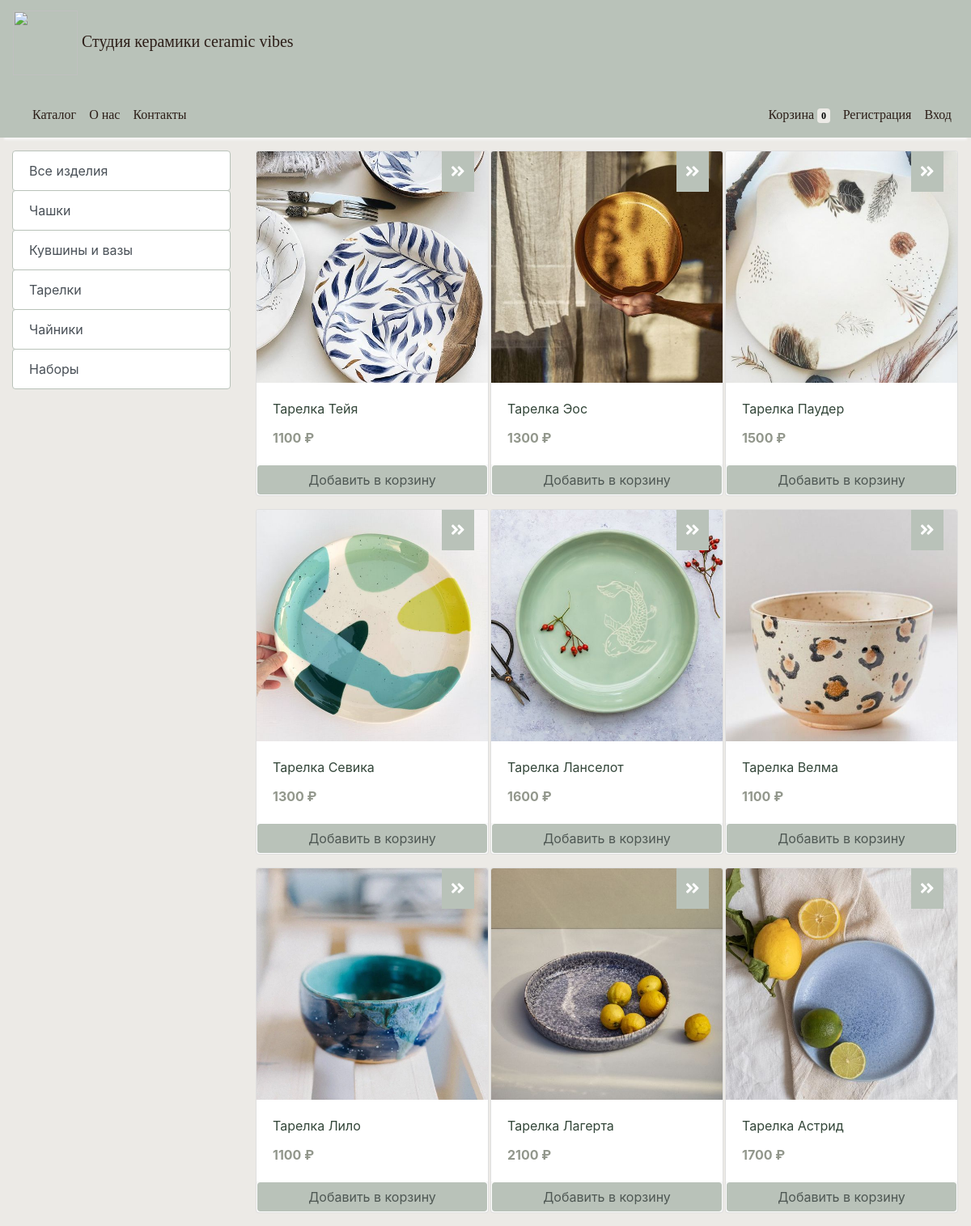
Screenshot of /store?category=3 with the database file from the repository.
### store/models/category.py (models this page shows, shortened)
class Category(models.Model):
    name = models.CharField(max_length=50)
    @staticmethod
    def get_all_categories():
        return Category.objects.all()

### store/models/product.py (models this page shows, shortened)
class Products(models.Model):
    name = models.CharField(max_length=60)
    price = models.IntegerField(default=0)
    category = models.ForeignKey(Category, on_delete=models.CASCADE, default=1)
    description = models.CharField(max_length=250, default='', blank=True, null=True)
    image = models.ImageField(upload_to='uploads/products/')
    @staticmethod
    def get_all_products_by_categoryid(category_id):
        if category_id:
            return Products.objects.filter(category=category_id)
        else:
            return Products.get_all_products()

### store/views/home.py (the view)
# urls.py: path('store', store, name='store'),
def store(request):
    cart = request.session.get('cart')
    if not cart:
        request.session['cart'] = {}
    '''----навигация по категориям в каталоге---- '''
    products=None
    categories = Category.get_all_categories()
    categoryID=request.GET.get('category')
    if categoryID:
        products=Products.get_all_products_by_categoryid(categoryID)
    else:
        products = Products.get_all_products();
    data = {}
    data['products'] = products
    data['categories'] = categories
    print('you are : ', request.session.get('email'))
    return render(request, 'index.html', data)

### store/templatetags/cart.py (called while the page is built)
@register.filter (name='is_in_cart')
def is_in_cart(product, cart):
    keys = cart.keys()
    for id in keys:
        if int(id) == product.id:
            return True
        return False;

### templates/index.html (shortened to what this page needs)
{% extends 'base.html' %}
{% block content %}
{% load cart %}
{% load custom_filter %}
    <div class="container-fluid mt-3">
        <div class="row">
            <div class="col-lg-3 mx-auto">
                <div class="list-group">
                    <a href="/" class="list-group-item list-group-item-action btn btn-outline-secondary" style="">Все изделия</a>
                    {% for category in categories %}
                        <a href="/?category={{category.id}}" class="list-group-item list-group-item-action btn btn-outline-secondary">{{category.name}}</a>
                    {% endfor %}
                </div>
            </div>
            <div id='products' class="col-lg-9 mx-auto">
                <div class="row mx-auto">
                    {% for product in products %}
                        <div class="card mx-auto mb-3" id={{ product.id }} style="width:18rem;">
                            <img class="card-img-top" src="{{ product.image.url }}" alt="Card image cap">
                                <div class="actions">
                                  <a href="/{{ product.id }}/"><i class="fa fa-angle-double-right" aria-hidden="true"></i></a>
                                </div>
                            <div class="card-body">
                                <p class="card-title" style="color: #334639">{{ product.name }}</p>
                                <p class="card-text" style="color: #92978c"><b>{{product.price}} ₽</b></p>
                            </div>
                            <div class="card-footer p-0 no-gutters mybcard1">
                                {% if product|is_in_cart:request.session.cart %}
                                    <div class="row no-gutters mybcard">
                                        <form action="/#{{ product.id }}" class="col-2" method="post">
                                            {% csrf_token %}
                                            <input hidden type="text" name='product' value='{{product.id }}'>
                                            <input hidden type="text" name='remove' value='True'>
                                            <input type="submit" value=" - " class="btn btn-block btn-secondary border-right">
                                        </form>
                                        <div class="text-center col btn btn-secondary">{{product|cart_quantity:request.session.cart}}
                                            в корзине
                                        </div>
                                        <form action="/#{{ product.id }}" class="col-2 " method="post">
                                            {% csrf_token %}
                                            <input hidden type="text" name='product' value='{{product.id }}'>
                                            <input type="submit" value=" + " class="btn btn-block btn-secondary border-left">
                                        </form>
                                    </div>
                                {% else %}
                                     <form action="/#{{ product.id }}" method="POST" class="btn-block">
                                         <input type="submit" class="float-right btn btn-secondary form-control" value="Добавить в корзину">
                                    </form>
                                {% endif %}
                            </div>
                        </div>
                    {% endfor %}
                </div>
            </div>
        </div>
    </div>
{% endblock %}

### templates/base.html (style rules this page uses)
body { background-color: #eceae6; }
.btn-outline-secondary { border-color: #B9C2B9!important; }
.btn-secondary { background-color:#B9C2B9; color: #4E5753; border-color: white!important; }
.mybcard1 { border-top: 1px solid white !important; }
.actions { position: absolute; left: 80%; width: 40px; height: 50px; #background: #B9C2B9; background: #B9C2B9; transition: .3s linear; text-align: center; font-size: 20px; }
.actions a { text-decoration: none; float: left; width: 100%; height: 100%; color: white; padding: 10px 0; transition: .2s linear; }
.actions a:before { font-family: "FontAwesome"; }

### rows the page displays
Category: name "Чашки"
Category: name "Кувшины и вазы"
Category: name "Тарелки"
Category: name "Чайники"
Category: name "Наборы"
Products: image (picture), name "Тарелка Тейя", price "1100"
Products: image (picture), name "Тарелка Эос", price "1300"
Products: image (picture), name "Тарелка Паудер", price "1500"
Products: image (picture), name "Тарелка Севика", price "1300"
Products: image (picture), name "Тарелка Ланселот", price "1600"
Products: image (picture), name "Тарелка Велма", price "1100"
Products: image (picture), name "Тарелка Лило", price "1100"
Products: image (picture), name "Тарелка Лагерта", price "2100"
Products: image (picture), name "Тарелка Астрид", price "1700"

### other values shown
{{ request.session.cart.keys|length }} "0"
